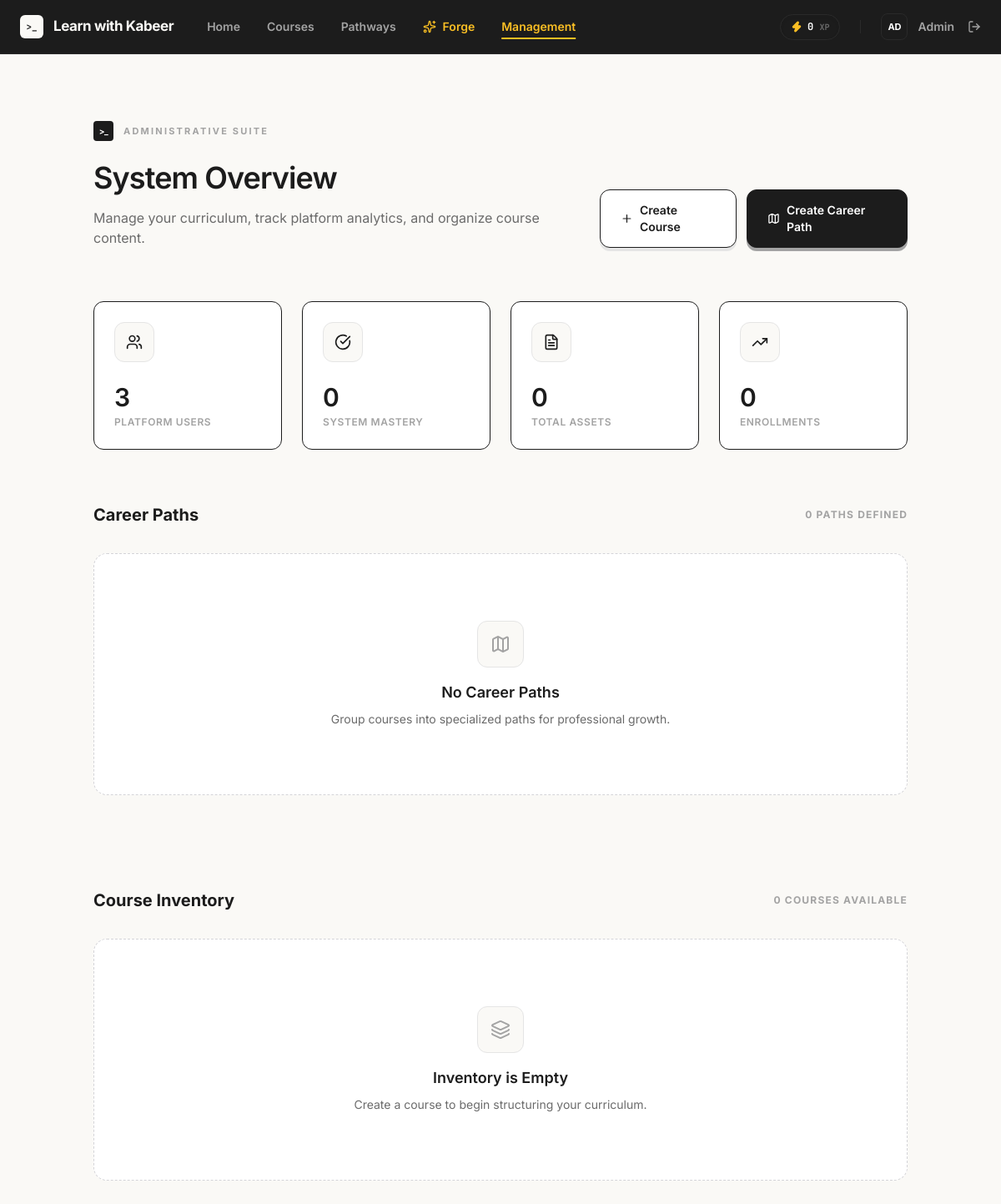
Page /admin (signed in) on the earlier database version.
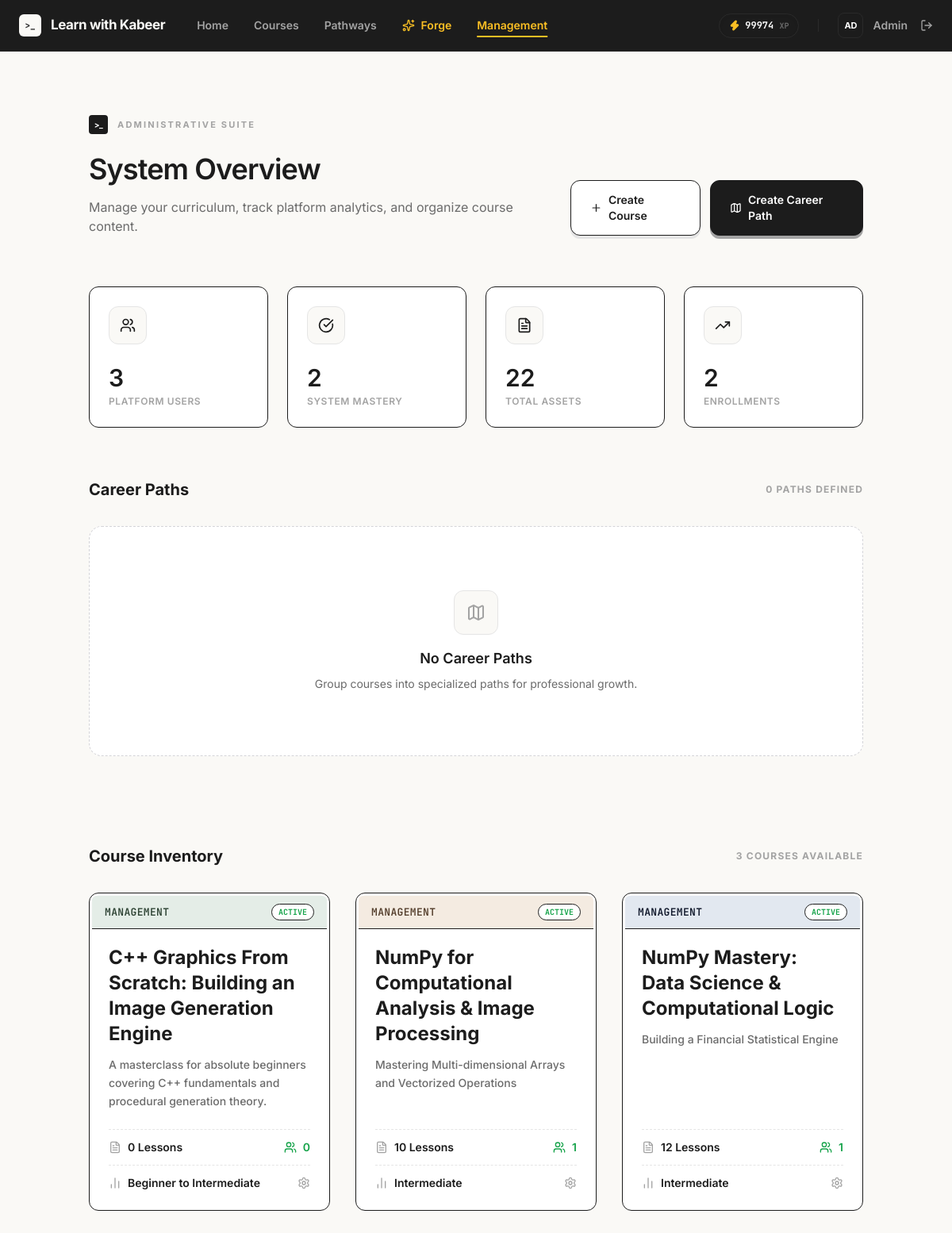
Same page on the later database version.
### tables this page shows
CREATE TABLE users (
            id INTEGER PRIMARY KEY AUTOINCREMENT,
            name TEXT NOT NULL,
            email TEXT NOT NULL UNIQUE,
            password_hash TEXT NOT NULL,
            is_admin INTEGER NOT NULL DEFAULT 0,
            created_at TEXT NOT NULL DEFAULT CURRENT_TIMESTAMP,
            total_xp INTEGER NOT NULL DEFAULT 0
        , is_pro INTEGER NOT NULL DEFAULT 0);

CREATE TABLE courses (
            id INTEGER PRIMARY KEY AUTOINCREMENT,
            slug TEXT NOT NULL UNIQUE,
            title TEXT NOT NULL,
            subtitle TEXT NOT NULL,
            level TEXT NOT NULL,
            status TEXT NOT NULL DEFAULT 'active'
        , user_id INTEGER REFERENCES users(id) ON DELETE CASCADE);

### app.py (the view)
@app.route("/admin")
@login_required
@admin_required
def admin_dashboard():
    courses = database.get_course_library(g.user)
    career_paths = database.get_career_paths()
    stats = database.get_admin_stats()
    return render_template("admin/dashboard.html", courses=courses, career_paths=career_paths, stats=stats)

### app.py (called while the page is built)
def login_required(view):
    @wraps(view)
    def wrapped_view(**kwargs):
        if g.user is None:
            flash("Sign in to save your progress.", "info")
            return redirect(url_for("login", next=request.path))
        return view(**kwargs)
    return wrapped_view

def admin_required(view):
    @wraps(view)
    def wrapped_view(**kwargs):
        if g.user is None or not g.user["is_admin"]:
            abort(403)
        return view(**kwargs)
    return wrapped_view

@app.before_request
def load_logged_in_user():
    user_id = session.get("user_id")
    g.user = database.get_user_by_id(user_id) if user_id else None

@app.context_processor
def inject_template_helpers():
    return {
        "current_user": g.get("user"),
        "lesson_url": lesson_url,
    }

### database.py (called while the page is built)
def get_db():
    if "db" not in g:
        g.db = sqlite3.connect(current_app.config["DATABASE"])
        g.db.row_factory = sqlite3.Row
        g.db.execute("PRAGMA foreign_keys = ON")
    return g.db

def get_user_by_id(user_id):
    return get_db().execute("SELECT * FROM users WHERE id = ?", (user_id,)).fetchone()

### templates/admin/dashboard.html (shortened to what the changed rows need)
{% extends "base.html" %}
{% block content %}
<main class="flex-1 overflow-y-auto bg-[#FAF9F6] font-sans selection:bg-[#1C1C1C] selection:text-white pb-20">
    <div class="mx-auto max-w-5xl px-6 py-12 md:py-20">
        <header class="mb-16 flex flex-col items-start justify-between gap-8 md:flex-row md:items-end">
            <div class="max-w-2xl">
                <h1 class="text-3xl font-semibold tracking-tight text-[#1C1C1C] sm:text-4xl">
                    System Overview
                </h1>
            </div>
        </header>
        <div class="mb-16 grid gap-6 sm:grid-cols-2 lg:grid-cols-4">
            <div class="flex flex-col justify-between rounded-xl border border-[#1C1C1C] bg-white p-6 transition-all duration-200 ease-out hover:-translate-y-1 hover:translate-x-1 hover:shadow-[-6px_6px_0_0_#1C1C1C]">
                <div>
                    <h3 class="text-3xl font-semibold text-[#1C1C1C]">{{ stats.total_completions }}</h3>
                    <p class="mt-1 text-xs font-semibold uppercase tracking-wider text-[#A3A3A3]">System Mastery</p>
                </div>
            </div>
            <div class="flex flex-col justify-between rounded-xl border border-[#1C1C1C] bg-white p-6 transition-all duration-200 ease-out hover:-translate-y-1 hover:translate-x-1 hover:shadow-[-6px_6px_0_0_#1C1C1C]">
                <div>
                    <h3 class="text-3xl font-semibold text-[#1C1C1C]">{{ stats.total_lessons }}</h3>
                    <p class="mt-1 text-xs font-semibold uppercase tracking-wider text-[#A3A3A3]">Total Assets</p>
                </div>
            </div>
            <div class="flex flex-col justify-between rounded-xl border border-[#1C1C1C] bg-white p-6 transition-all duration-200 ease-out hover:-translate-y-1 hover:translate-x-1 hover:shadow-[-6px_6px_0_0_#1C1C1C]">
                <div>
                    <h3 class="text-3xl font-semibold text-[#1C1C1C]">{{ stats.total_enrollments }}</h3>
                    <p class="mt-1 text-xs font-semibold uppercase tracking-wider text-[#A3A3A3]">Enrollments</p>
                </div>
            </div>
        </div>
        <div class="mb-20 space-y-8">
            <div class="flex items-center justify-between">
                <h2 class="text-xl font-bold text-[#1C1C1C]">Career Paths</h2>
            </div>
        </div>
        <div class="space-y-8">
            <div class="flex items-center justify-between">
                <h2 class="text-xl font-bold text-[#1C1C1C]">Course Inventory</h2>
                <span class="text-xs font-bold uppercase tracking-widest text-[#A3A3A3]">{{ courses|length }} Course{{ 's' if courses|length != 1 else '' }} Available</span>
            </div>
            {% if not courses %}
                <div class="flex flex-col items-center justify-center rounded-2xl border border-dashed border-[#D4D4D8] bg-white py-20 text-center">
                    <div class="mb-4 flex h-14 w-14 items-center justify-center rounded-xl border border-[#E5E5E5] bg-[#FAF9F6] text-[#A3A3A3]">
                        <i data-lucide="layers" class="h-6 w-6"></i>
                    </div>
                    <h3 class="text-lg font-semibold text-[#1C1C1C]">Inventory is Empty</h3>
                    <p class="mt-2 text-sm text-[#6B6B6B]">Create a course to begin structuring your curriculum.</p>
                </div>
            {% endif %}
            <div class="grid gap-8 md:grid-cols-2 lg:grid-cols-3">
                {% for course in courses %}
                    {% set themes = [
                        {'bg': 'bg-[#E4EDE7]', 'text': 'text-[#2D4233]'},
                        {'bg': 'bg-[#F4EBE1]', 'text': 'text-[#543E2C]'},
                        {'bg': 'bg-[#E2E8F0]', 'text': 'text-[#0F172A]'}
                    ] %}
                    {% set theme = themes[loop.index0 % 3] %}
                    <div class="group relative flex h-full flex-col rounded-xl border border-[#1C1C1C] bg-white transition-all duration-200 ease-out hover:-translate-y-1 hover:translate-x-1 hover:shadow-[-6px_6px_0_0_#1C1C1C]">
                        <div class="p-[3px] pb-0">
                            <div class="flex items-center justify-between rounded-t-md {{ theme.bg }} border-b border-[#1C1C1C] px-4 py-2.5">
                                <span class="font-mono text-[13px] font-semibold {{ theme.text }} tracking-wide uppercase">
                                    Management
                                </span>
                                <span class="inline-flex items-center gap-1.5 rounded-full border border-[#1C1C1C] bg-white px-2 py-0.5 font-mono text-[10px] font-bold {% if course.status == 'active' %}text-[#16A34A]{% else %}text-[#F59E0B]{% endif %}">
                                    {{ course.status|upper }}
                                </span>
                            </div>
                        </div>
                        <div class="flex flex-col flex-grow px-6 pb-6 pt-5">
                            <h2 class="mb-3 text-2xl font-bold text-[#1C1C1C]">{{ course.title }}</h2>
                            <p class="text-sm font-medium leading-relaxed text-[#6B6B6B] flex-grow">
                                {{ course.subtitle }}
                            </p>
                            <div class="mt-6 flex flex-col gap-3">
                                <hr class="border-t border-dashed border-[#E5E5E5]">
                                <div class="flex items-center justify-between text-sm font-semibold text-[#1C1C1C]">
                                    <div class="flex items-center gap-2">
                                        <i data-lucide="file-text" class="h-4 w-4 text-[#A3A3A3]"></i> {{ course.total_lessons }} Lessons
                                    </div>
                                    <div class="flex items-center gap-2 text-[#16A34A]">
                                        <i data-lucide="users" class="h-4 w-4"></i> {{ course.enrolled_count }}
                                    </div>
                                </div>
                                <hr class="border-t border-dashed border-[#E5E5E5]">
                                <div class="flex items-center justify-between text-sm font-semibold text-[#1C1C1C]">
                                    <div class="flex items-center gap-2">
                                        <i data-lucide="bar-chart-2" class="h-4 w-4 text-[#A3A3A3]"></i> {{ course.level }}
                                    </div>
                                    <i data-lucide="settings" class="h-4 w-4 text-[#A3A3A3] transition-transform group-hover:rotate-90 group-hover:text-[#1C1C1C]"></i>
                                </div>
                            </div>
                        </div>
                        <a href="{{ url_for('admin_course_manage', course_id=course.id) }}" class="absolute inset-0 z-10">
                        </a>
                    </div>
                {% endfor %}
            </div>
        </div>
    </div>
</main>
{% endblock %}

### templates/base.html (shortened to what the changed rows need)
<!DOCTYPE html>
<html lang="en">
<head>
    <script src="https://cdn.tailwindcss.com?plugins=typography"></script>
</head>
<body class="h-screen overflow-hidden bg-gray-50 text-gray-900 font-sans antialiased flex flex-col">
    <nav class="sticky top-0 z-50 flex-none border-b border-[#2A2A2A] bg-[#1C1C1C] px-6 transition-all duration-300">
        <div class="mx-auto flex h-16 max-w-6xl items-center justify-between">
            <div class="flex items-center gap-6">
                <div class="flex items-center gap-6 text-sm font-semibold text-[#A3A3A3]">
                    {% if current_user %}
                        <div class="hidden items-center gap-4 md:flex">
                            <div class="xp-pill flex items-center gap-1.5 rounded-full border border-[#2A2A2A] bg-[#1C1C1C] px-3 py-1.5 shadow-inner transition-all duration-300">
                                <i data-lucide="zap" class="h-3.5 w-3.5 fill-amber-400 text-amber-400"></i>
                                <span class="font-mono text-xs font-bold text-white"><span class="xp-value">{{ current_user['total_xp'] }}</span> <span class="text-[10px] text-[#6B6B6B]">XP</span></span>
                            </div>
                        </div>
                        <div class="flex items-center gap-4">
                            <a href="{{ url_for('settings') }}" class="group flex items-center gap-3 transition-colors hover:text-white">
                                <div class="flex h-8 w-8 items-center justify-center rounded-lg border border-[#2A2A2A] bg-[#1C1C1C] text-[11px] font-bold text-white transition-all group-hover:border-white/20">
                                    {{ current_user['name'][:2].upper() }}
                                </div>
                                <span class="text-sm font-semibold">{{ current_user["name"].split(' ')[0] }}</span>
                            </a>
                            <form action="{{ url_for('logout') }}" method="post" class="inline">
                                <button type="submit" class="flex items-center gap-2 transition-colors hover:text-[#FAF9F6]" title="Sign Out">
                                    <i data-lucide="log-out" class="h-4 w-4"></i>
                                </button>
                            </form>
                        </div>
                    {% endif %}
                </div>
            </div>
        </div>
    </nav>
    {% block content %}{% endblock %}
</body>
</html>

Differences in the rows shown:
changed users "Admin": total_xp "0" → "99974"
added courses: status "ACTIVE", title "C++ Graphics From Scratch: Building an Image Generation Engine", subtitle "A masterclass for absolute beginners covering C++ fundamentals and procedural generation theory.", total_lessons "0", enrolled_count "0", level "Beginner to Intermediate"
added courses: status "ACTIVE", title "NumPy for Computational Analysis & Image Processing", subtitle "Mastering Multi-dimensional Arrays and Vectorized Operations", total_lessons "10", enrolled_count "1", level "Intermediate"
added courses: status "ACTIVE", title "NumPy Mastery: Data Science & Computational Logic", subtitle "Building a Financial Statistical Engine", total_lessons "12", enrolled_count "1", level "Intermediate"
Other differences:
{{ stats.total_completions }}: "0" → "2"
{{ stats.total_lessons }}: "0" → "22"
{{ stats.total_enrollments }}: "0" → "2"
{{ courses|length }}: "0" → "3"
text no longer shown: "Inventory is Empty Create a course to begin structuring your curriculum."
